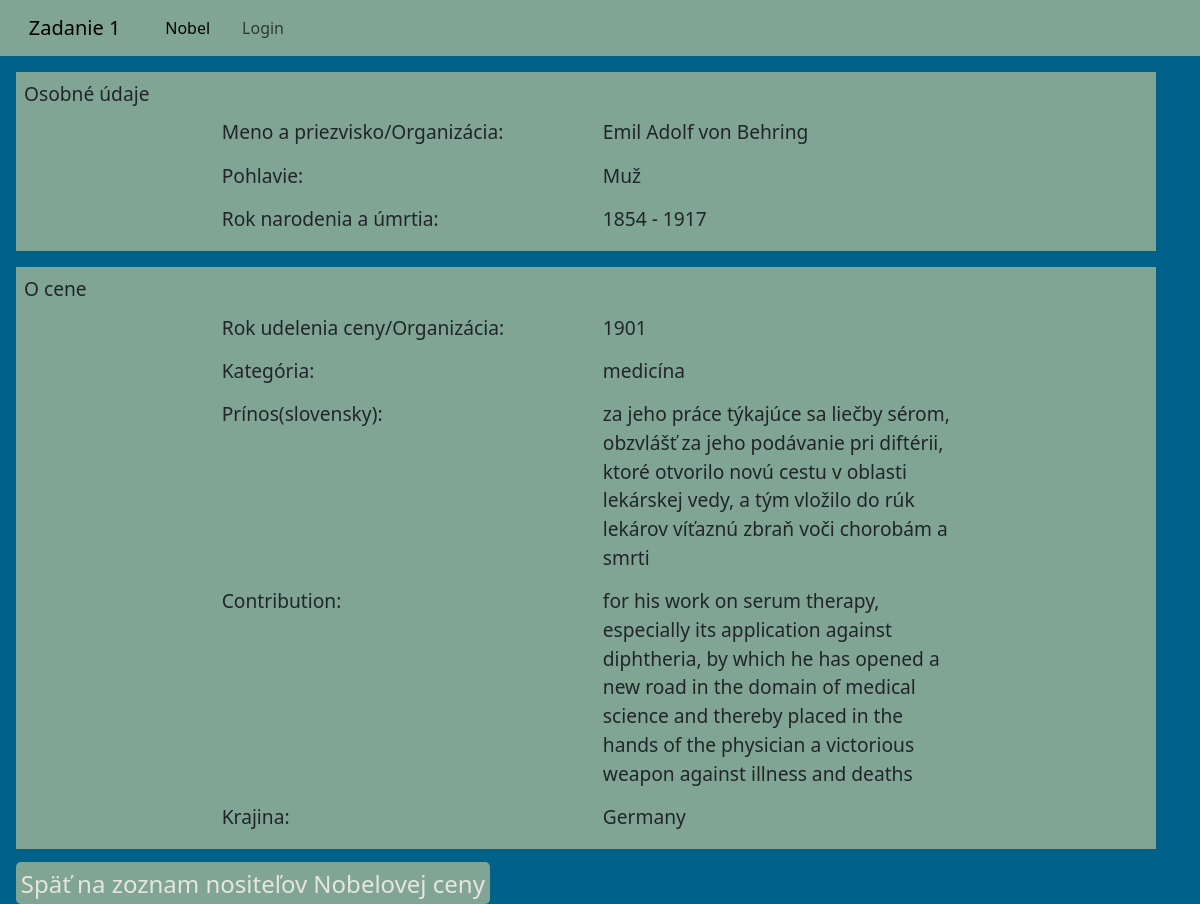
The page /detail_page.php?id=3 on the database its author committed.
### tables this page shows
CREATE TABLE `prizes` (
  `id` int NOT NULL,
  `year` year NOT NULL,
  `contribution_sk` varchar(400) NOT NULL,
  `contribution_en` varchar(400) NOT NULL,
  `category_id` int NOT NULL,
  `country_id` int NOT NULL,
  `prize_detail_id` int NOT NULL,
  `receiver_id` int NOT NULL
);

CREATE TABLE `receivers` (
  `id` int NOT NULL,
  `name` varchar(255) DEFAULT NULL,
  `surname` varchar(255) DEFAULT NULL,
  `organization` varchar(255) DEFAULT NULL,
  `sex` varchar(1) DEFAULT NULL,
  `birth` varchar(4) DEFAULT NULL,
  `death` varchar(4) DEFAULT NULL
);

CREATE TABLE `categories` (
  `id` int NOT NULL,
  `category` varchar(50) NOT NULL
);

CREATE TABLE `countries` (
  `id` int NOT NULL,
  `country` varchar(150) NOT NULL
);

### src/detail_page.php (the view, shortened to what this page needs)
<!DOCTYPE html>
<html lang="en">
<head>
    <?php include 'header.php'; ?>
</head>
<body>
    <?php
    $hostname = "mysql";
    $username = "user";
    $password = "user";
    $dbname = "nobel";
    $conn = new mysqli($hostname, $username, $password, $dbname);
    if (isset($_GET['id'])) {
        $id = $_GET['id'];
        $sql = "SELECT r.name, r.surname, r.organization, r.sex, r.birth, r.death, p.year, p.contribution_sk,
        p.contribution_en, pd.language_sk,pd.language_en,pd.genre_sk, pd.genre_en, ca.category, co.country
        FROM receivers r
        JOIN prizes p ON r.id = p.receiver_id
        JOIN prize_details pd ON p.prize_detail_id = pd.id
        JOIN categories ca ON p.category_id = ca.id
        JOIN countries co ON p.country_id = co.id
        WHERE r.id = $id";
        $result = $conn->query($sql);
        if ($result->num_rows > 0) {
            $row = $result->fetch_assoc();
            echo "  <div class='container'> Osobné údaje";
            echo "  <div class='row justify-content-center'>";
            echo "     <div class='col-6 col-md-4'>Meno a priezvisko/Organizácia:</div>";
            echo " <div class='col-6 col-md-4'> " . $row["name"] . ' ' . $row["surname"] . $row["organization"] . "</div>";
            echo " </div>";
            echo " <div class='row justify-content-center'>";
            echo "    <div class='col-6 col-md-4'>Pohlavie:</div>";
            if ($row["sex"] === 'M') {
                echo "<div class='col-6 col-md-4'>Muž</div>";
            } elseif ($row['sex'] === 'F') {
                echo "<div class='col-6 col-md-4'>Žena</div>";
                ;
            }
            echo "</div>";
            echo "<div class='row justify-content-center'>";
            echo " <div class='col-6 col-md-4'> Rok narodenia a úmrtia:";
            echo "</div>";
            echo "<div class='col-6 col-md-4'>" . $row["birth"] . ' - ' . $row["death"] . "</div>";
            echo " </div>";
            echo "</div>";
            echo "  <div class='container'> O cene";
            echo "  <div class='row justify-content-center'>";
            echo "  <div class='col-6 col-md-4'>Rok udelenia ceny/Organizácia:</div>";
            echo " <div class='col-6 col-md-4'> " . $row["year"] . "</div>";
            echo " </div>";
            echo " <div class='row justify-content-center'>";
            echo "<div class='col-6 col-md-4'>Kategória:</div>";
            echo "<div class='col-6 col-md-4'>" . $row["category"] . "</div>";
            echo "</div>";
            echo " <div class='row justify-content-center'>";
            echo "<div class='col-6 col-md-4'>Prínos(slovensky):</div>";
            echo "<div class='col-6 col-md-4'>" . $row["contribution_sk"] . "</div>";
            echo "</div>";
            echo " <div class='row justify-content-center'>";
            echo "<div class='col-6 col-md-4'>Contribution:</div>";
            echo "<div class='col-6 col-md-4'>" . $row["contribution_en"] . "</div>";
            echo "</div>";
            echo "<div class='row justify-content-center'>";
            echo " <div class='col-6 col-md-4'>Krajina:";
            echo "</div>";
            echo "<div class='col-6 col-md-4'>" . $row["country"] . "</div>";
            echo " </div>";
            echo "</div>";
        } else {
            echo "Nenájdené žiadne informácie.";
        }
    } else {
        echo "Chýba parameter ID v URL.";
    }
    ?>
    <a href="index.php">Späť na zoznam nositeľov Nobelovej ceny</a>
</body>
</html>

### src/header.php (style rules this page uses)
a { text-decoration: none; color: #E6E6DC; }
body { background-color: #00628B; }

### src/detail_page.php (style rules this page uses)
.container { padding: 0.5rem; background-color: #81A594; margin: 1rem; font-size: larger; }
.container div { margin: 0.3rem; }
a { font-size: x-large; background-color: #81A594; padding: 0.3rem; margin-left: 1rem; border-radius: 5px; }

### rows shown on the page
prizes: receiver.name "Emil Adolf", receiver.surname "von Behring", receiver.birth "1854", receiver.death "1917", year "1901", category.category "medicína", contribution_sk "za jeho práce týkajúce sa liečby sérom, obzvlášť za jeho podávanie pri diftérii, ktoré otvorilo novú cestu v oblasti lekárskej vedy, a tým vložilo do rúk lekárov víťaznú zbraň voči chorobám a smrti", contribution_en "for his work on serum therapy, especially its application against diphtheria, by which he has opened a new road in the domain of medical science and thereby placed in the hands of the physician a victorious weapon against illness and deaths", country.country "Germany"
